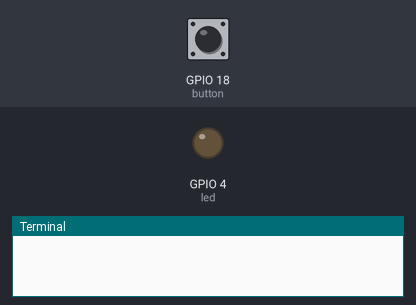
The program below on a simulated Raspberry Pi (BCM pin numbers). Parts: output pins drawn as LEDs (lit = HIGH), the last lines printed to the terminal. Inputs (shaded band) come from the test bench; at power-on: GPIO 18 (button) HIGH.

Above: at 1.2 s.
1.3 s: GPIO 18 (button) pulled LOW for 0.15 s
At 1.4 s:
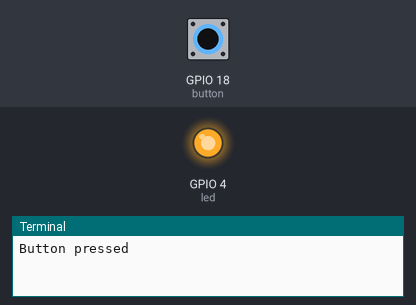
3.0 s: GPIO 18 (button) pulled LOW for 3.2 s
At 7.1 s:
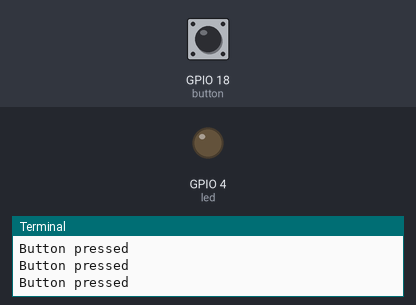
Timing chart, 0 to 8.6 s (numbered marks = the images above; inputs shaded):
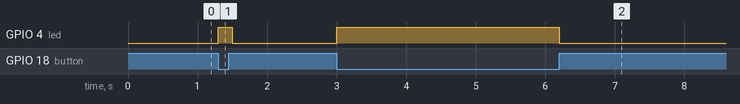

Measured:
- after the input at 1.3 s, GPIO 4 (led): LOW → HIGH at once, → LOW 0.20 s later
- after the input at 3.0 s, GPIO 4 (led): LOW → HIGH at once, → LOW 3.2 s later

The program:

button_pin.py
```python
import RPi.GPIO as GPIO
import time

GPIO.setmode(GPIO.BCM)

led=4
button=18

GPIO.setup(led,GPIO.OUT)
GPIO.setup(button,GPIO.IN)


try:
	while True:
		if not(GPIO.input(button)):
			print("Button pressed")
			GPIO.output(led,GPIO.HIGH)
			time.sleep(0.2)
			GPIO.output(led,GPIO.LOW)

except KeyboardInterrupt:
	print("Quit")
	GPIO.cleanup()
```
